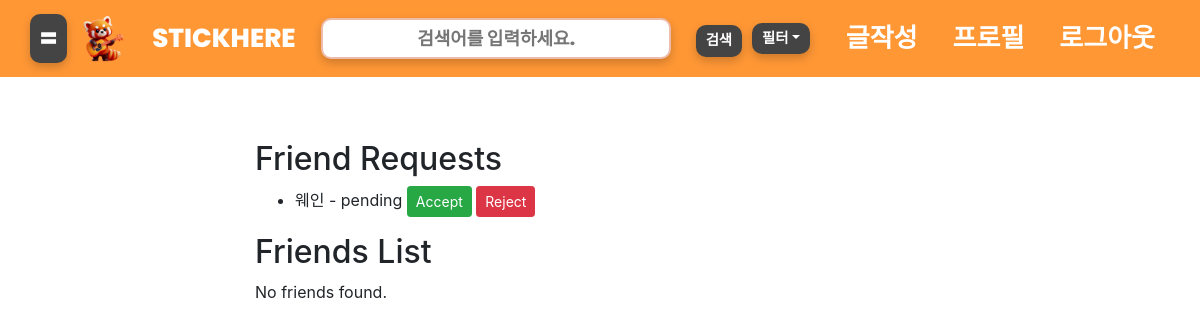
The page /friend_requests/ (signed in) on the database as committed earlier.
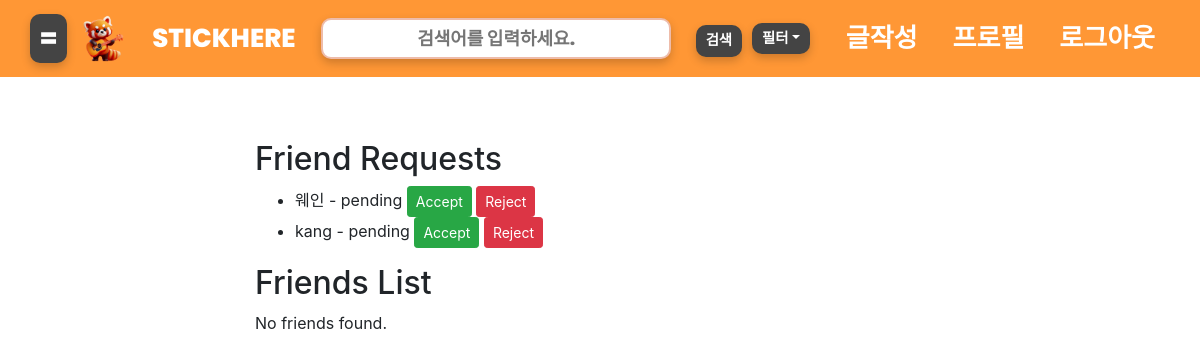
The same page on the database as committed later.
### account/models.py (models this page shows, shortened)
class FriendRequst(models.Model):
    from_user = models.ForeignKey(User, related_name='friend_requests_sent', on_delete=models.CASCADE)
    to_user = models.ForeignKey(User, related_name='friend_requests_received', on_delete=models.CASCADE)
    status = models.CharField(max_length=20, choices=[('pending', 'Pending'), ('accepted', 'Accepted'), ('rejected', 'Rejected')], default='pending')
    created_at = models.DateTimeField(auto_now_add=True)

class User(AbstractBaseUser):
    email = models.EmailField(verbose_name='email', max_length=80, unique=True)
    nickname = models.CharField(verbose_name='닉네임', max_length=100)
    lat = models.FloatField(verbose_name='위도', max_length=10, default=33.450701)
    lnt = models.FloatField(verbose_name='경도', max_length=10, default=126.570667)
    gender= models.CharField(verbose_name='성별',max_length=50, choices=User_gender.choices, default=User_gender.male)
    number = models.CharField(verbose_name='연락처', max_length=50)
    birth = models.DateField()
    hobbies = MultiSelectField(choices=Hobby_choices.choices, verbose_name='취미', default=Hobby_choices.기타, null=True,help_text='다중선택 가능')
    user_type = models.CharField(verbose_name='유저타입',max_length=50, choices=User_type.choices, default=User_type.일반)
    img = models.ImageField(upload_to='media/uploads/', blank=True, null=True, default='uploads/logo.png')
    is_active = models.BooleanField(default=True)
    is_admin = models.BooleanField(default=False)
    objects=UserManager()
    USERNAME_FIELD = 'email'
    REQUIRED_FIELDS = ['nickname','number']

### account/views.py (the view)
# urls.py: path('friend_requests/', view=friend_request_list, name='friend_request_list'),
@login_required
def friend_request_list(request):
    received_requests = FriendRequst.objects.filter(to_user=request.user, status='pending')
    sent_requests = FriendRequst.objects.filter(from_user=request.user, status='pending')
    return render(request, 'friend_requests.html', {
        'received_requests': received_requests,
        'sent_requests': sent_requests
    })

### account/templates/friend_requests.html (shortened to what this page needs)
{% extends "base.html" %}
{% block content %}
<main class="container">
    <h2>Friend Requests</h2>
    <ul>
        {% for request in received_requests %}
            <li>
                {{ request.from_user.nickname }} - {{ request.status }}
                {% if request.status == 'pending' %}
                    <a href="{% url 'accept_friend_request' request.id %}" class="btn btn-success btn-sm">Accept</a>
                    <a href="{% url 'reject_friend_request' request.id %}" class="btn btn-danger btn-sm">Reject</a>
                {% elif request.status == 'accepted' %}
                    <span class="text-success">Accepted</span>
                {% elif request.status == 'rejected' %}
                    <span class="text-danger">Rejected</span>
                {% endif %}
            </li>
        {% empty %}
            <li>No friend requests received.</li>
        {% endfor %}
    </ul>
    <h2>Friends List</h2>
    <div>
        {% if friends %}
            <ul>
                {% for friend in friends %}
                    <li>{{ friend.nickname }}</li>
                {% endfor %}
            </ul>
        {% else %}
            <p>No friends found.</p>
        {% endif %}
    </div>
</main>
{% endblock %}

Rows that differ between the two databases and show on the page:
added FriendRequst: from_user.nickname "kang", status "pending", shows "Accept"
